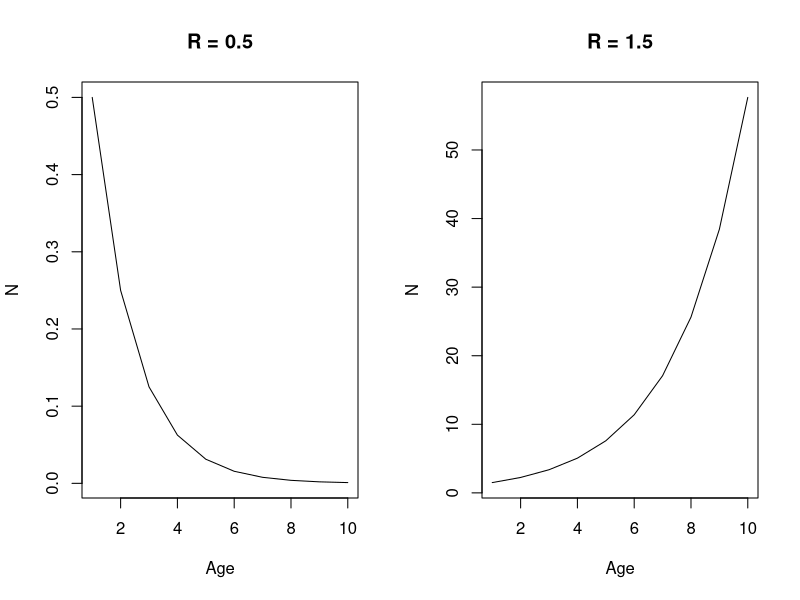
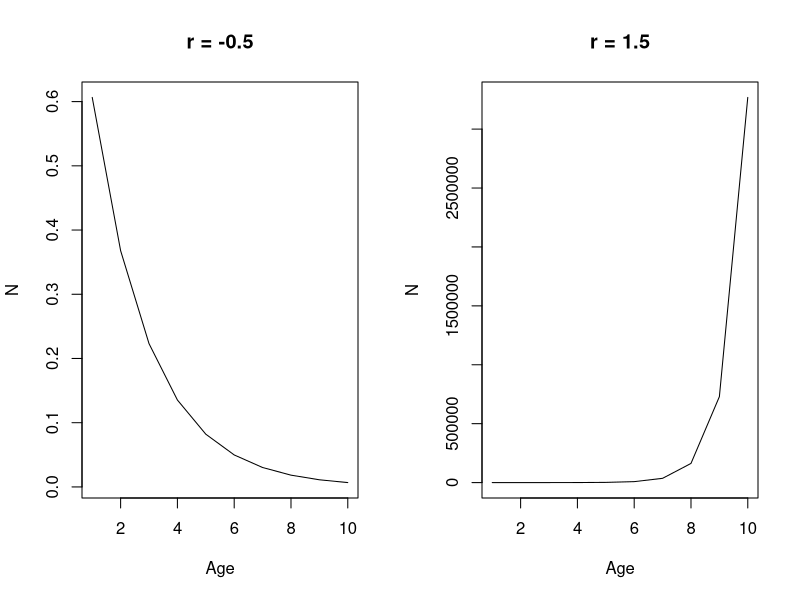
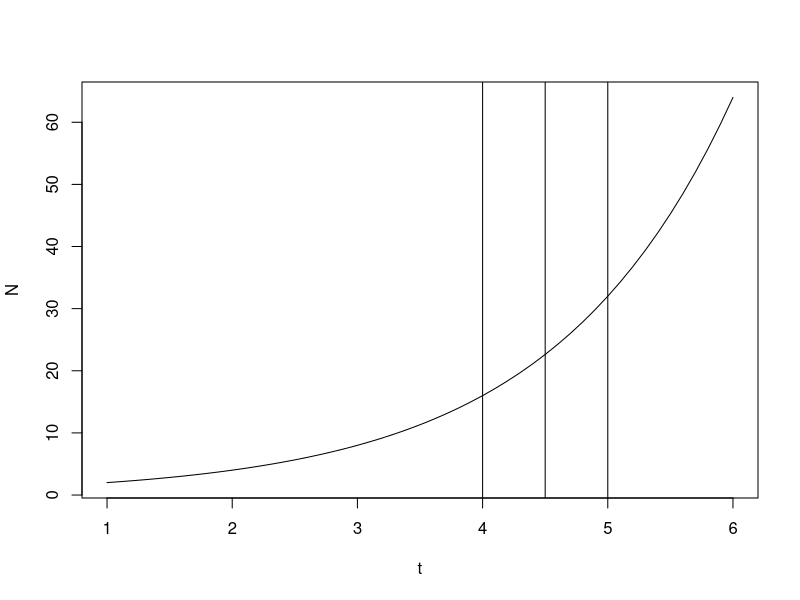
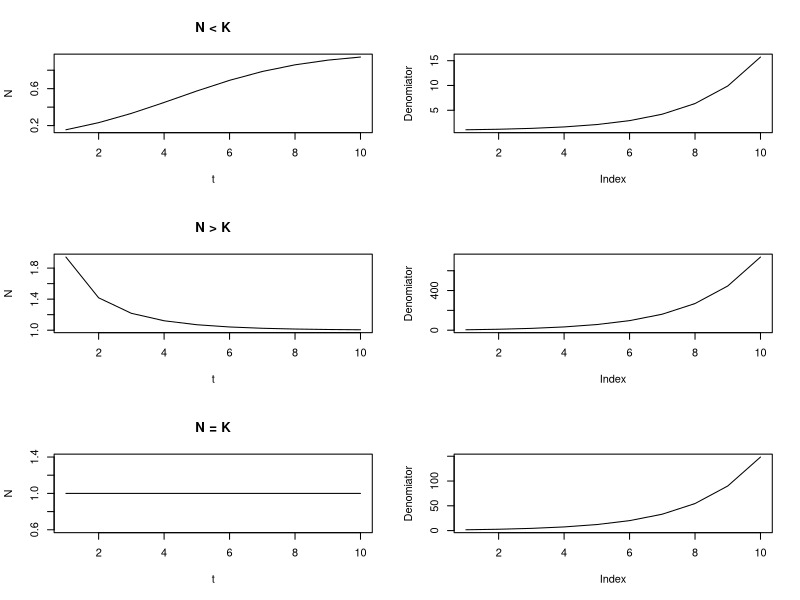
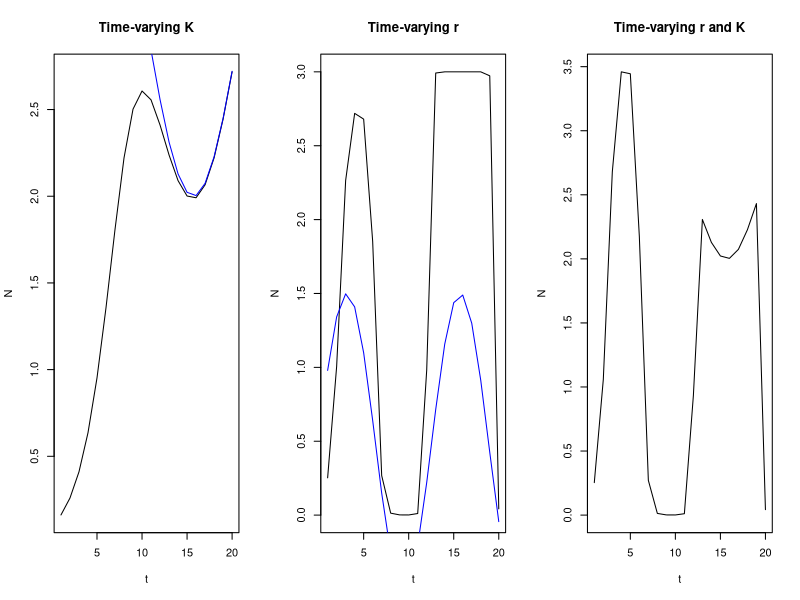
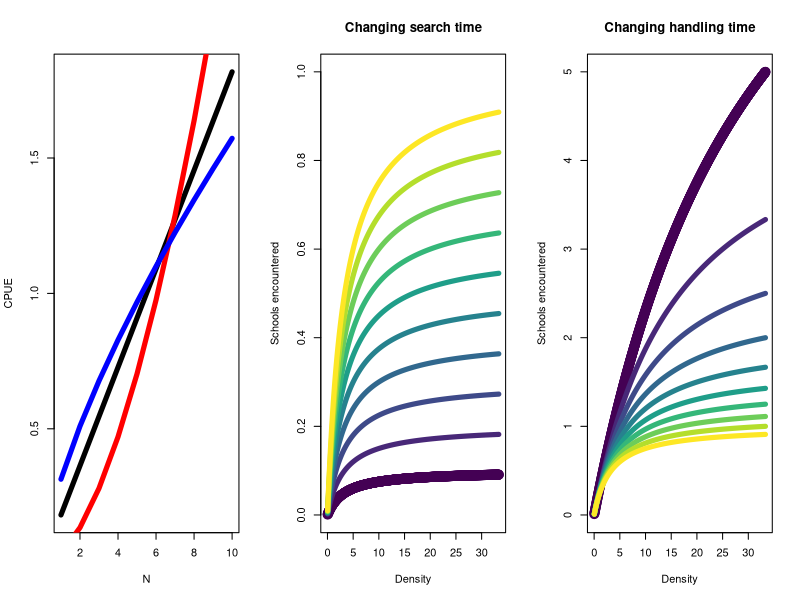
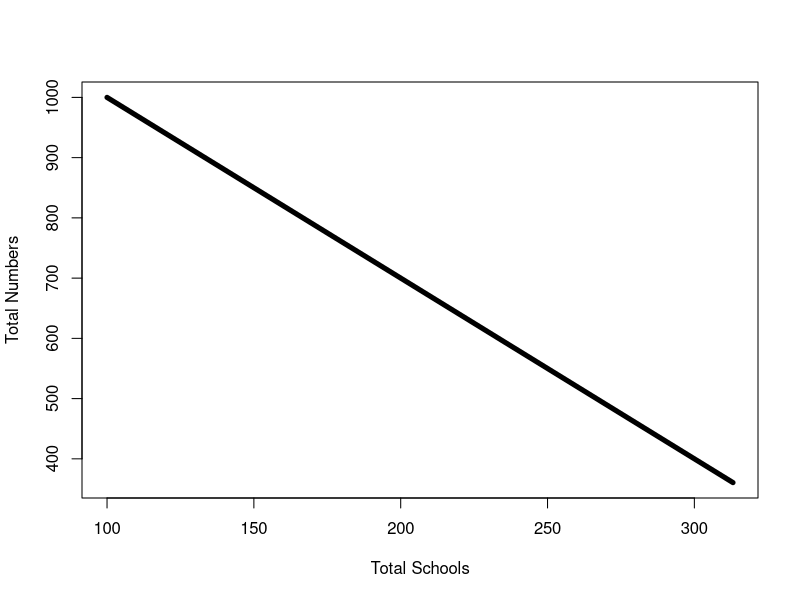
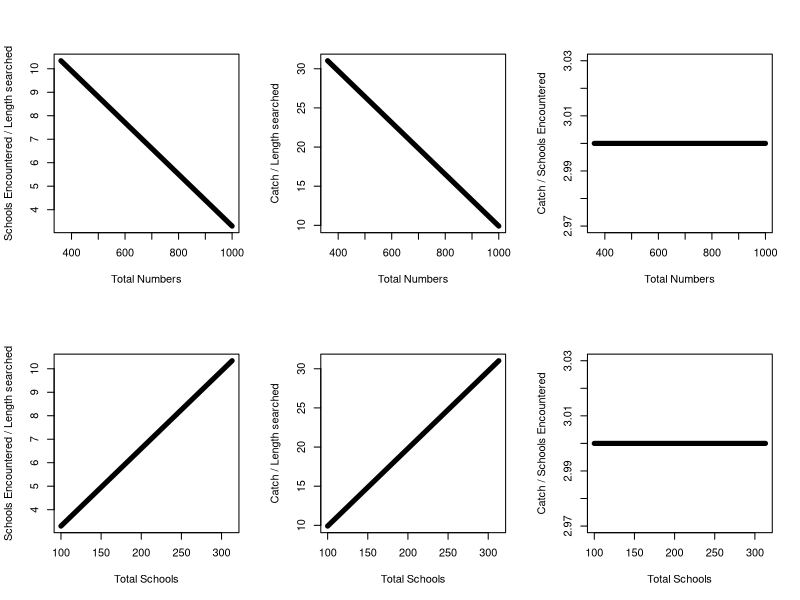

R code for these plots, in order:
## ---- chunk 1
R_0.5 <- 0.5 # Constant ratio of growth
R_1.5 <- 1.5 # Constant ratio of growth
t <- seq(1,10,1) # time index
N <- 1 # Numbers in time 1

par(mfrow = c(1,2))
plot(N*R_0.5^t, xlab = "Age", ylab = "N", main = "R = 0.5", type = "l")
plot(N*R_1.5^t, xlab = "Age", ylab = "N", main = "R = 1.5", type = "l")
## ---- chunk 2
R_0.5 <- -0.5 # instantaneous rate of growth 
R_1.5 <- 1.5 # instantaneous rate of growth 
t <- seq(1,10,1) # time index
N <- 1 # Numbers in time 1

par(mfrow = c(1,2))
plot(N*exp(R_0.5*t), xlab = "Age", ylab = "N", main = "r = -0.5", type = "l")
plot(N*exp(R_1.5*t), xlab = "Age", ylab = "N", main = "r = 1.5", type = "l")
## ---- chunk 3
N0 <- 1 # start numbers
R <- log(2) # change in growth
t <- seq(1,6, 0.1) # time sequence
par(mfrow = c(1,1))
plot(t, N0 * exp(R * t), type = "l", xlab = "t", ylab = "N")
abline(v = 4)
abline(v = 4.5)
abline(v = 5)
## ---- chunk 4
N01 <- 0.1 # start N
N02 <- 5 # start N
N03 <- 1 # start N
r <- 0.5 # rate of growth
K <- 1 # carrying capacity
t <- seq(1, 10, 1) # time index
par(mfrow = c(3,2))
plot(t, N01 * exp(r * t) / (1 - (N01/K) + (N01/K * exp(r*t))), type = "l", ylab = "N", main = "N < K")
plot((1 - N01/K + N01/K * exp(r*t)), type = "l", ylab = "Denomiator")
plot(t, N02 * exp(r * t) / (1 - (N02/K) + (N02/K * exp(r*t))), type = "l", ylab = "N", main = "N > K")
plot((1 - N02/K + N02/K * exp(r*t)), type = "l", ylab = "Denomiator")
plot(t, N03 * exp(r * t) / (1 - (N03/K) + (N03/K * exp(r*t))), type = "l", ylab = "N", main = "N = K")
plot((1 - N03/K + N03/K * exp(r*t)), type = "l", ylab = "Denomiator")
## ---- chunk 5
N01 <- 0.1
t <- seq(1, 20, 1) # time index
r_constant <- 0.5 # constant rate of growth
r <- sin(0.5 * t) + 0.5 # rate of growth
K <- sin(0.3*t) + 3 # carrying capacity
K_constant <- 3 # constant K

par(mfrow = c(1,3))
plot(t, N01 * exp(r_constant * t) / (1 - (N01/K) + (N01/K * exp(r_constant*t))), type = "l", ylab = "N", main = "Time-varying K")
lines(t, K, col = "blue")
plot(t, N01 * exp(r * t) / (1 - (N01/K_constant) + (N01/K_constant * exp(r*t))), type = "l", ylab = "N", main = "Time-varying r")
lines(t, r, type = "l", col = "blue")
plot(t, N01 * exp(r * t) / (1 - (N01/K) + (N01/K * exp(r*t))), type = "l", ylab = "N", main = "Time-varying r and K")

## ---- chunk 6
q <- 1 # catchability
N <- seq(1, 10, 1) # abundance
E <- 3 # effort
alpha <- 0 # alpha for effort
beta_1 <- 0 # beta for abundance (proportional)
beta_2 <- 0.8 # beta for abundance (hyperdepletion)
beta_3 <- -0.3 # beta for abundance (hyperstable)

CPUE_prop <- (q * E^(alpha) * N^(beta_1)) * N
CPUE_prop <- CPUE_prop / mean(CPUE_prop)
CPUE_hd <- (q * E^(alpha) * N^(beta_2)) * N
CPUE_hd <- CPUE_hd / mean(CPUE_hd)
CPUE_hs <- (q * E^(alpha) * N^(beta_3)) * N
CPUE_hs <- CPUE_hs / mean(CPUE_hs)

plot(N, CPUE_prop, ylab = "CPUE", xlab = "N", type = "l", lwd = 5)
lines(N,CPUE_hd, ylab = "CPUE", xlab = "N", type = "l", col = "red", lwd = 5) 
lines(N, CPUE_hs, ylab = "CPUE", xlab = "N", type = "l", col = "blue", lwd = 5)
## ---- chunk 7
a = 0.3 # search rate
tau_s = seq(0.1, 1, 0.1) # search per unit time
tau_h = 1 # handling per unit time
D = seq(1, 1e3, 1) / 30 # density

col = viridis::viridis(n = length(tau_s))
for(i in 1:length(tau_s)) {
  if(i == 1) plot(D, (a * tau_s[i] * D) / (1 + (a * tau_h * D)), lwd = 5, col = col[i], ylim = c(0,1),
                  xlab = "Density", ylab = "Schools encountered", main = "Changing search time")
  else lines(D, (a * tau_s[i] * D) / (1 + (a * tau_h * D)), lwd = 5, col = col[i])
}
## ---- chunk 8
a = 0.3 # search rate
tau_h = seq(0.1, 1, 0.1) # handling per unit time
tau_s = 1 # search per unit time
D = seq(1, 1e3, 1) / 30 # density
col = viridis::viridis(n = length(tau_h))
for(i in 1:length(tau_h)) {
  if(i == 1) plot(D, (a * tau_s * D) / (1 + (a * tau_h[i] * D)), lwd = 5, col = col[i], ylim = c(0,5),
                  xlab = "Density", ylab = "Schools encountered", main = "Changing handling time")
  else lines(D, (a * tau_s * D) / (1 + (a * tau_h[i] * D)), lwd = 5, col = col[i])
}
## ---- chunk 9
N_1 = 100 # number of schools in pop
S_t = 10 # number of individuals per school
T_1 = N_1 * S_t # number of total individuals
A = 100 # total pop area
L_t = 10 # length searched
Cbar = 3 # number of individuals killed per school encountered
x = 2 # school fragment when encountered
a = b = 0.5 # c(St) relationship encounter parameters
cS_t = a + (b * log(S_t) )# effective area searched
t = seq(1, 5, 1) # time

# set up empty vectors
N_vec = vector() # total number of schools
T_vec = vector() # total individuals
n_vec = vector() # schools encountered
C_vec = vector() # catch 
nL = vector() # schools encountered / length searched
CL = vector() # catch / length searched
Cn = vector() # catch per number of schools encountered

for(i in 1:length(t)) {
  if(i == 1) {
    N_vec[i] = N_1 # total schools
    T_vec[i] = T_1 # total individuals
  } # time i = 1
  
  # population dynamics
  n_vec[i] = ((2 * L_t * cS_t) / A) * N_vec[i] # total number of schools encountered
  C_vec[i] = Cbar * n_vec[i] # total catch
  if(i < length(t))T_vec[i+1] = T_vec[i] - C_vec[i] # total abundance in the next year
  if(i < length(t))N_vec[i+1] = N_vec[i] + (x - 1) * n_vec[i] # update to the number of schools after fragmenting
  
  # cpue measures
  nL[i] = n_vec[i] / L_t
  CL[i] = C_vec[i] / L_t
  Cn[i] = C_vec[i] / n_vec[i]
}

# Relationships between Total Schools and Number of individuals
par(mfrow = c(1,1))
plot(N_vec, T_vec, type = "l", lwd = 5, xlab = "Total Schools", ylab = "Total Numbers" )

# Relationships between CPUE and population vectors
par(mfrow = c(2,3))
plot(T_vec, nL, type = "l", lwd = 5, xlab = "Total Numbers", ylab = "Schools Encountered / Length searched" )
plot(T_vec, CL, type = "l", lwd = 5, xlab = "Total Numbers", ylab = "Catch / Length searched" )
plot(T_vec, Cn, type = "l", lwd = 5, xlab = "Total Numbers", ylab = "Catch / Schools Encountered" )
plot(N_vec, nL, type = "l", lwd = 5, xlab = "Total Schools", ylab = "Schools Encountered / Length searched" )
plot(N_vec, CL, type = "l", lwd = 5, xlab = "Total Schools", ylab = "Catch / Length searched" )
plot(N_vec, Cn, type = "l", lwd = 5, xlab = "Total Schools", ylab = "Catch / Schools Encountered" )

## ---- chunk 10
q_1 = 1 # catchability
E = seq(1, 7, 1) # effort expended
cumsum_E = cumsum(E) # cumulative sum of effort to update q
t = seq(1,length(E),1) # time index
sigma_2 = 0.05 # variance of normal
q_t = vector()

# Change in q over time for a cohort after increased expended total effort
par(mfrow = c(1,2))
for(i in t) q_t[i] = q_1 - sigma_2 * cumsum_E[i]
plot(t, q_t, xlab = "t", ylab = "q", main = "Change in q over time after expended effort", lwd = 5, type = "l")
  
# Change in the pdf of q after expended effort
col = viridis::viridis(n = length(q_t))
curve(dnorm(x, q_t[1], sigma_2), from=-1, to=1, col = col[i], lwd = 5, xlab = "q", ylab = "pdf", main = "Change in pdf of q")
for(i in 2:length(t)) curve(dnorm(x, q_t[i], sigma_2), from=-1, to=1, col = col[i], lwd = 5, xlab = "q", ylab = "pdf", add = TRUE)
## ---- chunk 11
lambda_1 = 1 # lambda to adjust q
q_1 = 1/lambda_1 # catchability
E = seq(1, 7, 1) # effort expended
t = seq(1,length(E),1) # time index
q_t = vector() # q vector
lambda_t = vector() # lambda vector

# initialize 
q_t[1] = q_1
lambda_t[1] = lambda_1
# loop through to calculate quantities
for(i in 2:length(t)) {
  lambda_t[i] = lambda_t[i - 1] + E[i-1]
  q_t[i] = 1/lambda_t[i] 
}

# gear selectivity
sel = 1 / (1 + exp(- 5 * (t - 1)))
par(mfrow = c(1,3))
plot(t, q_t, xlab = "t", ylab = "q", main = "Change in q over time after expended effort", lwd = 5, type = "l")
plot(t, sel, xlab = "t", ylab = "Selectivity", main = "Gear Selectivity", lwd = 5, type = "l")
plot(t, q_t * sel, xlab = "t", ylab = "q * Sel", main = "q * Gear Selectivity", lwd = 5, type = "l")
## ---- chunk 12
m = 25 # maximum productivity
B_inf = 100 # K of biomass
eq_F = seq(0.01, 1, 0.1) # fishing mortality
B_star = B_inf - (B_inf^2/(4*m))*eq_F
plot(eq_F,B_star, xlab = "F", ylab = "B", lwd = 5, type = "l",
     main = "Relationship between equilibrium Biomass and F")
## ---- chunk 13
m = 25 # maximum productivity
B_inf = 100 # K of biomass
B = seq(0, 100) # sequence of B
q = 0.03 # catchability (for effort paramterization)
eq_F = seq(0.01, 4*m/B_inf, length.out = length(B)) # fishing mortality
eq_E = eq_F / q # equilibrium effort
Yield = (((4 * m )/ B_inf )* (1 - (B / B_inf)) * B) # yield 
Yield_wF = B_inf * eq_F - ((B_inf^2) / (4*m)) * eq_F^2 # yield with F
Yield_wE = B_inf * q*eq_E - ((B_inf^2) / (4*m)) * (q*eq_E)^2 # yield with effort

par(mfrow = c(1,3))
plot(B, Yield, type = "l", lwd = 5, xlab = "Biomass", main = "Equilibrium Biomass and Yield")
abline(v = B_inf/2, col = "blue", lwd = 5, lty = 2)

plot(eq_F, Yield_wF, xlab = "F", main = "Equilibrium F and Yield", type = "l", lwd = 5)
abline(v = 2*m/B_inf, col = "blue", lwd = 5, lty = 2)

plot(eq_E, Yield_wE, xlab = "Effort", main = "Equilibrium Effort and Yield", type = "l", lwd = 5)
abline(v = (2*m)/(q*B_inf), col = "blue", lwd = 5, lty = 2)
## ---- chunk 14
m = 25 # maximum productivity
B_inf = 100 # K of biomass
B0 = 30 # virgin biomass
eq_F = seq(0.01, 1.5, 0.1) # fishing mortality
B_star = B_inf - (B_inf^2/(4*m))*eq_F # change in biomass according to equilibrium F
t = seq(0, 30, 1) # time
col = viridis::viridis(n = length(eq_F))

for(i in 1:length(eq_F)) {
  if(i == 1) plot(t, B_star[i] / (1 + ((B_star[i] - B0) / B0) * exp(-(((4*m)/B_inf) - eq_F[i])*t)), 
                  type = "l", ylim = c(0, 100), xlab = "Time", ylab = "Biomass", col = col[i], lwd = 5)
  else lines(t, B_star[i] / (1 + ((B_star[i] - B0) / B0) * exp(-(((4*m)/B_inf) - eq_F[i])*t)), 
                  type = "l", ylim = c(0, 100), xlab = "Time", ylab = "Biomass", col = col[i], lwd = 5)
}
## ---- chunk 15
n = c(0.1, 0.2, 0.5, 0.9, 1.5 , 3, 4) # n parameter to shift curve
B_inf = 100 # b inf
m = 25 # max prod
gamma = (n^(n/(n-1))) / (n-1) # gamma parameter
B = seq(1, 100) # biomass
col = viridis::viridis(n = length(gamma))
for(i in 1:length(col)) {
  if(i == 1) plot(B , gamma[i] * m *(B/B_inf) - (gamma[i] * m *(B/B_inf)^n[i]), type = "l", col = col[i], lwd = 5,
                  ylab = "dP/dt", main = "Change in latent productivity")
  else lines(B , gamma[i] * m *(B/B_inf) - (gamma[i] * m *(B/B_inf)^n[i]), type = "l", col = col[i], lwd = 5,)
}
## ---- chunk 16
m = 25 # maximum productivity
B_inf = 100 # K of biomass
eq_F = seq(0.01, 0.75, 0.05) # fishing mortality
n = c(0.1, 0.2, 0.5, 0.9, 1.5 , 3, 4) # n parameter to shift curve
gamma = (n^(n/(n-1))) / (n-1) # gamma parameter

col = viridis::viridis(n = length(gamma))
for(i in 1:length(col)) {
  if(i == 1) plot(eq_F , B_inf * (1 - (B_inf/(gamma[i]*m))*eq_F)^(1/(n[i]-1)), type = "l", col = col[i], lwd = 5,
                  xlab = "F", ylab = "B", main = "Change in equilibrium biomass")
  else lines(eq_F , B_inf * (1 - (B_inf/(gamma[i]*m))*eq_F)^(1/(n[i]-1)), type = "l", col = col[i], lwd = 5,)
}
## ---- chunk 17
m = 25 # maximum productivity
B_inf = 100 # K of biomass
eq_F = seq(0.01, 5, 0.05) # fishing mortality
n = c(0.1, 0.2, 0.5, 0.7 , 1.75) # n parameter to shift curve
gamma = (n^(n/(n-1))) / (n-1) # gamma parameter

col = viridis::viridis(n = length(gamma))
par(mfrow = c(1,2))
for(i in 1:length(col)) {
  if(i == 1) plot(eq_F , eq_F * B_inf * (1 - (B_inf/(gamma[i]*m))*eq_F)^(1/(n[i]-1)), type = "l", col = col[i], lwd = 5,
                  xlab = "F", ylab = "Yield", main = "Change in equilibrium yield")
  else lines(eq_F , eq_F * B_inf * (1 - (B_inf/(gamma[i]*m))*eq_F)^(1/(n[i]-1)), type = "l", col = col[i], lwd = 5,)
  abline(v = ((n[i]-1)/n[i] )* ((gamma[i] * m) / B_inf), col = col[i], lty = 2, lwd = 3) # fmsy
}

n = seq(0.1, 5, 0.2) # n parameter to shift curve
gamma = (n^(n/(n-1))) / (n-1) # gamma parameter
plot(n, ((n-1)/n )* ((gamma * m) / B_inf), type = "l", xlab = "n", ylab = "Fmsy",
     main = "Fmsy ~ n", lwd = 5)
## ---- chunk 18
b_inf = 100 # k
m = 30 # max productivity
b_m = b_inf * 0.368 # msy
eq_F = seq(0.01, 1, 0.05) # equilibrium f
eq_B = b_inf * exp(-(b_m/m )* eq_F)

plot(eq_F, eq_B, lwd = 5, type = "l", xlab = "F", ylab = "B", 
     main = "Equilibrium Biomass ~ Equilibrium F (Fox model, PT model; n => 1)")
## ---- chunk 19
b_inf = 100 # k
m = 10 # max productivity
b_m = b_inf * 0.368 # msy
eq_F = seq(0.01, 1, 0.05) # equilibrium f
eq_B = b_inf * exp(-(b_m/m )* eq_F) # equilibrium biomass
eq_Y = eq_F * eq_B # equilibrium yield 
par(mfrow = c(1,2))
plot(eq_B, eq_Y, lwd = 5, type = "l", xlab = "B", ylab = "Y", main = "Equilbrium Yield ~ Equilibrium Biomass")
plot(eq_F, eq_Y, lwd = 5, type = "l", xlab = "F", ylab = "Y", main = "Equilbrium F ~ Equilibrium Biomass")
## ---- chunk 20
m = 25 # max productivity 
b_inf = 100 # binf
t = seq(0,50, 10) # threshold
b = seq(1, 100, 1) # biomass

col = viridis::viridis(n = length(t))
for(i in 1:length(t)) {
  P = (((4*m) / (b_inf - t[i])) * (b-t[i]) ) - (((4*m) / (b_inf - t[i])^2) * (b-t[i])^2 ) # productivity
  if(i == 1) plot(b, P, type = "l", lwd = 5, col = col[i], xlab = "B", ylab = "P", ylim = c(-25, 25), main = "Latent Productivity (GS Model) at different thresholds")
  else lines(b, P, type = "l", lwd = 5, col = col[i])
}
abline(h = 0, lty = 2, lwd = 3)
## ---- chunk 21
alpha = 0.5 # net fec x survival
s = seq(1, 500, 1) # spawners
r = alpha * s # recruits

par(mfrow = c(1, 2))
plot(s, r, xlab = "Spawners", ylab = "Recruits", lwd = 5, type = "l", main = "Recruits ~ Spawners")
plot(s, r/s, xlab = "Spawners", ylab = "Recruits/Spawners", 
     lwd = 5, type = "l", main =  "Recruits/Spawners ~ Spawners")
## ---- chunk 22
R = 1 # constant recruitment (or mean recruitment)
N0 = seq(1, 5, 1)
l = 1 / N0 # survival of eggs
plot(N0,l, type = "l", lwd = 5, xlab = "N0", ylab = "Net survival of eggs to recruits (l)")
## ---- chunk 23
a = 0.5 # alpha 
beta = 5 # beta
s = seq(1, 50, 1) # spawners
r = s / (a + beta*s) # recruits
max_rec = 1 / beta # maximum recruitment possible (conditioned on your density dependent factor)

par(mfrow = c(1,2))
plot(s, r, xlab = "Spawners", ylab = "Recruits", lwd = 5, type = "l")
abline(h = max_rec, lty = 2)
plot(s, r/s, xlab = "Spawners", ylab = "Recruits/Spawners", lwd = 5, type = "l")
## ---- chunk 24
a = 0.5 # alpha 
beta = 0.3 # beta
s = seq(1, 15, 0.1) # spawners
r = a * s * exp(-beta * s)
max_rec = 1 / beta # maximum recruitment possible (conditioned on your density dependent factor)

par(mfrow = c(1,2))
plot(s, r, xlab = "Spawners", ylab = "Recruits", lwd = 5, type = "l")
abline(h = max_rec, lty = 2)
plot(s, r/s, xlab = "Spawners", ylab = "Recruits/Spawners", lwd = 5, type = "l")
## ---- chunk 25
alpha = 0.3 # prod par
beta = 0.5 # opt par
gamma = c(-1, 0.0001, -5e3) # skewness
s = seq(1, 10, 1)
par(mfrow = c(1,3))
plot(s, alpha * s * (1-beta*gamma[1]*s)^(1/gamma[1]), lwd = 5, type = "l", main = "Gamma = -1, BH", xlab = "S", ylab = "R")
plot(s, alpha * s * (1-beta*gamma[2]*s)^(1/gamma[2]), lwd = 5, type = "l", main = "Gamma ~= 0, Ricker", xlab = "S", ylab = "R")
plot(s, alpha * s * (1-beta*gamma[3]*s)^(1/gamma[3]), lwd = 5, type = "l", main = "Gamma ~= -Inf, Proportional", xlab = "S", ylab = "R")
## ---- chunk 26
a = 2 # alpha 
beta = 0.0000462 # beta
s = seq(1e3, 3e4, 50) # spawners
r = a * s * exp(-beta * s)
max_rec = 1 / beta # maximum recruitment possible (conditioned on your density dependent factor)

# Define ricker function
f <- function(s, a, beta) return(a * s * exp(-beta * s))

# Find the derivative of f(s) with respect to s
derivative <- Deriv::Deriv(expression(a * s * exp(-beta * s)), "s")

# Solve
solution <- uniroot(function(s) eval(derivative, envir = list(s = s, a = a, beta = beta)) - 1, interval = c(1e3, 3e4))

# The solution is in solution$root
s_value <- solution$root

par(mfrow = c(1,2))
plot(s, r, xlab = "Spawners", ylab = "Recruits", lwd = 3, type = "l", main = "Ricker Model w/ replacement line and point at MSC")
abline(0, 1, lty = 2) # replacement line
abline(v = s_value, lty = 2)
abline(r[which.min(abs(s - s_value))] - s[which.min(abs(s - s_value))], 1, lty = 2) # m = r - s
points(s[which.min(abs(s - s_value))], r[which.min(abs(s - s_value))], cex = 3, pch = 18, col = "red")
plot(s, r - s, type = "l", xlab = "Spawners", ylab = "m  = (R-S)", lwd = 3, main = "Point at which MSC occurs")
abline(v = s_value, lty = 2)
points(s[which.max(r-s)], max(r - s), cex = 3, pch = 18, col = "red")
abline(h = 0, lty = 2)
## ---- chunk 27
L_inf = 100 # linfity
k = 0.1 # brody growth
t0 = -5 # theoretical age at length 0
a = seq(-5, 50, 1) # ages
L = L_inf * (1 - exp(-k * (a - t0))) # vonB
diffL = diff(L)
par(mfrow = c(1,2))
plot(a, L, xlab = "Age", ylab = "Length", lwd = 5, type = "l")
plot(L[-1], diffL, xlab = "L", ylab = "difference L", main = "Walford Plot (growth increments)", type = "l", lwd = 5)
## ---- chunk 28
Y_inf = 1000 # asymptote
t_0 = -3 # t0
k = seq(0.1, 0.3, 0.1) # growth
t = seq(1, 100, 1) # time
col = viridis::viridis(n = length(k))
par(mfrow = c(1,2))
for(i in 1:length(k)) {
  Y = Y_inf * exp(-(1/k[i]) * exp(-k[i] * (t - t_0))) # gompertz model
  if(i == 1) plot(t, Y, type = "l", lwd = 5, 
                  xlab = "Time", ylab = "Size", main = "Gompertz", col = col[i])
  else lines(t, Y, type = "l", lwd = 5,col = col[i])
}

# plotting differential equation form
lambda = exp(k[1] * t_0) # repameterization of differential equation 
t = seq(1, 30, 1) # time
Y = Y_inf * exp(-(1/k[1]) * exp(-k[1] * (t - t_0))) # gompertz model
diffeq = lambda * exp(-lambda * t) * Y
plot(Y, diffeq, xlab = "Size", ylab = "Change in Size", main = "Diff Eq of Gompertz", type = "l", lwd = 5)
